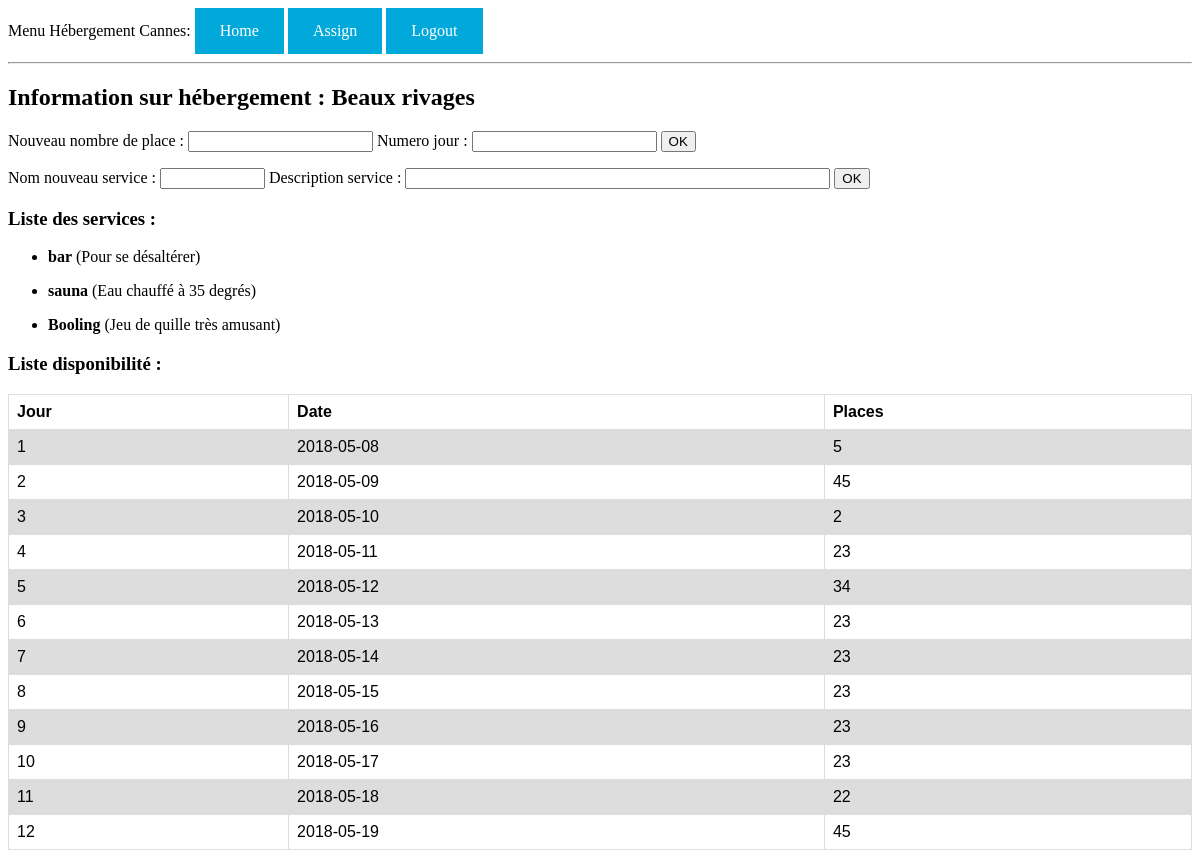
Before: /hotel/1 (signed in) with the older database file.
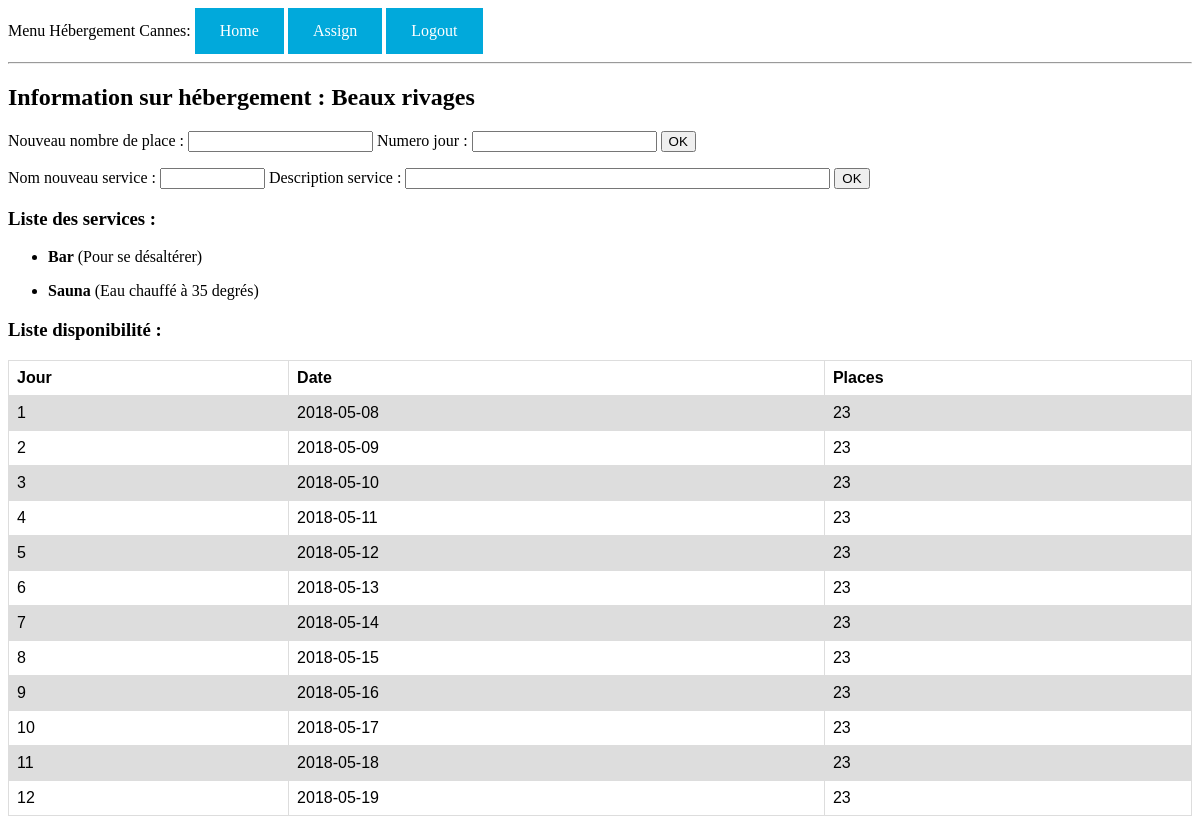
After: the same page with the newer database file.
### app/models.py (models this page shows, shortened)
class Service(db.Model):
    id = db.Column(db.Integer, primary_key=True)
    name = db.Column(db.String(64), index=True, unique=True)
    descr = db.Column(db.String(300))
    hotel_id = db.Column(db.Integer, db.ForeignKey('hotel.id'))

class Place(db.Model):
    id = db.Column(db.Integer, primary_key=True)
    nbr_pl = db.Column(db.Integer)
    date = db.Column(db.Date, index=True)
    hotel_id = db.Column(db.Integer, db.ForeignKey('hotel.id'))

### app/routes.py (the view, shortened to what this page needs)
@app.route('/hotel/<id>', methods=['GET', 'POST'])
@login_required
def specification(id):
    h = Hotel.query.filter_by(id=id).first()
    form = PlaceForm()
    forms = NewService()
    return render_template('hotel.html', hotel=h, form=form, forms=forms)

### app/forms.py
class PlaceForm(FlaskForm):
    number = IntegerField('Nouveau nombre de place :',
                          validators=[DataRequired()])
    jour = IntegerField('Numero jour :', validators=[DataRequired()])
    submit = SubmitField('OK')

class NewService(FlaskForm):
    name = StringField('Nom nouveau service :', validators=[DataRequired()])
    descr = StringField('Description service :', validators=[DataRequired()])
    submit = SubmitField('OK')

### app/models.py (called while the page is built)
@login.user_loader
def load_user(id):
    return User.query.get(int(id))

### app/templates/hotel.html (shortened to what this page needs)
{% extends "base.html" %}
{% block content %}
  <h2>Information sur hébergement : {{ hotel.name }}</h2>
  <form action="" method="post">
    <p>
      {{ form.number.label }}
      {{ form.number(size=10) }}
      {{ form.jour.label }}
      {{ form.jour(size=10) }}
      {{ form.submit() }}
    </p>
  </form>
  <form action="" method="post">
    <p>
      {{ forms.name.label }}
      {{ forms.name(size=10) }}
      {{ forms.descr.label }}
      {{ forms.descr(size=50) }}
      {{ forms.submit() }}
    </p>
  </form>
  <h3>Liste des services :</h3>
  {% for s in hotel.services %}
    <ul>
      <li><b>{{ s.name }}</b> ({{ s.descr }})</li>
    </ul>
  {% endfor %}
  <h3>Liste disponibilité :</h3>
  <table style="width:100%">
    <tr>
      <th>Jour</th>
      <th>Date</th>
      <th>Places</th>
    </tr>
    {% for pl in hotel.places %}
      <tr>
        <td>{{ pl.id }}</td>
        <td>{{ pl.date }}</td>
        <td>{{ pl.nbr_pl }}</td>
      </tr>
    {% endfor %}
{% endblock %}

Changed rows visible on the page:
removed Service: name "Booling", descr "Jeu de quille très amusant"
changed Service "Pour se désaltérer": name "bar" → "Bar"
changed Service "Eau chauffé à 35 degrés": name "sauna" → "Sauna"
changed Place id 1: nbr_pl "5" → "23"
changed Place id 2: nbr_pl "45" → "23"
changed Place id 3: nbr_pl "2" → "23"
changed Place id 5: nbr_pl "34" → "23"
changed Place id 11: nbr_pl "22" → "23"
changed Place id 12: nbr_pl "45" → "23"
